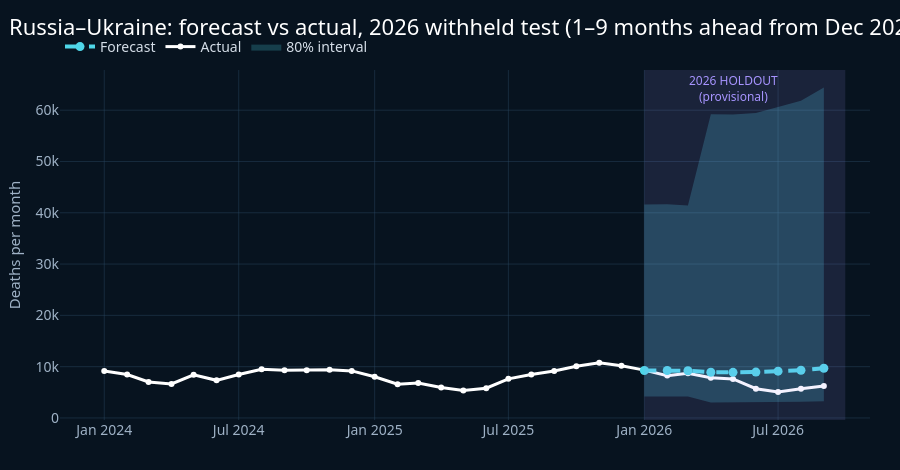
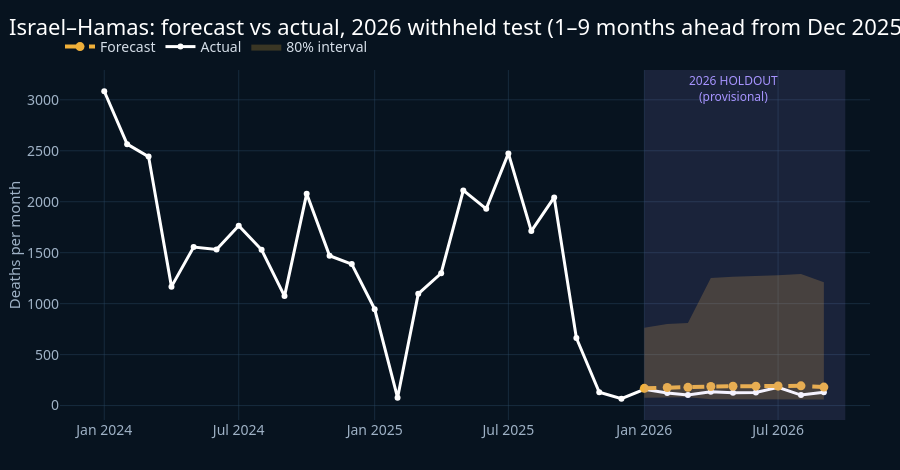
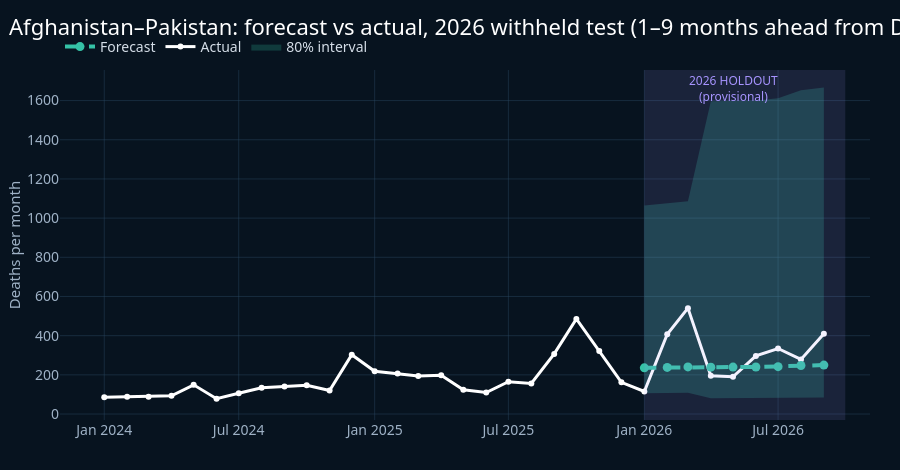

The cell these charts' notebook holds for them, in order:
### Code cell
for case in C.CASES:
    viz.fig_forecast_case(cm, fc["preds"], case, track="B").show()
